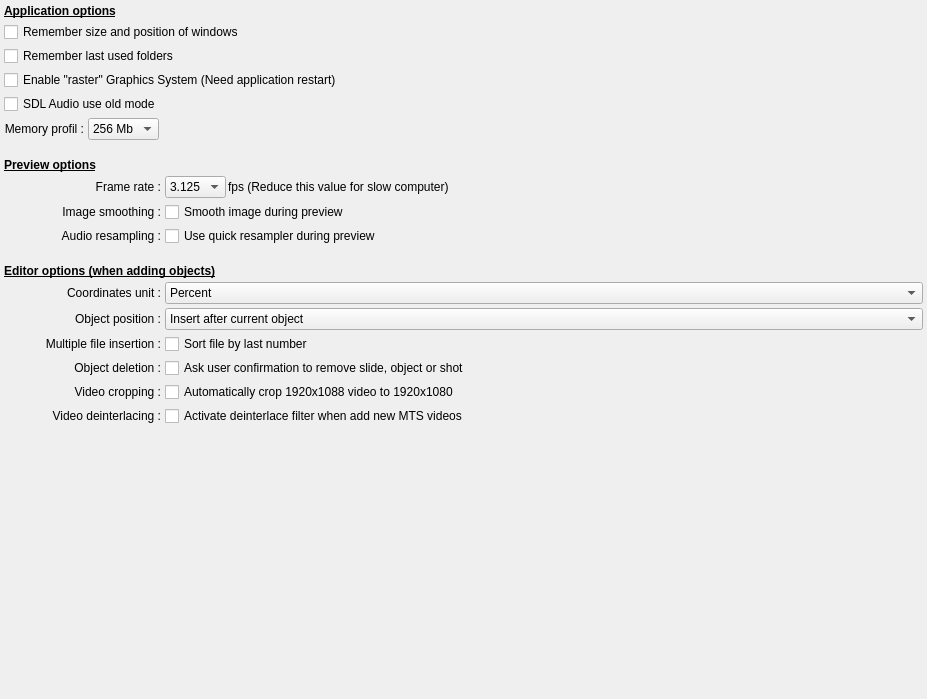
         <widget class="QWidget" name="scrollAreaWidgetContents_2">
          <property name="geometry">
           <rect>
            <x>0</x>
            <y>0</y>
            <width>927</width>
            <height>699</height>
           </rect>
          </property>
          <layout class="QGridLayout" name="gridLayout">
           <property name="margin">
            <number>4</number>
           </property>
           <property name="spacing">
            <number>4</number>
           </property>
           <item row="1" column="0" colspan="2">
            <widget class="QCheckBox" name="RestoreWindowCH">
             <property name="toolTip">
              <string>If this box is checked, the size and position of all windows and dialogue boxes
of ffDiaporama will be saved to be reused the next time you use ffDiaporama</string>
             </property>
             <property name="text">
              <string>Remember size and position of windows</string>
             </property>
            </widget>
           </item>
           <item row="2" column="0" colspan="2">
            <widget class="QCheckBox" name="RememberLastDirectoriesCH">
             <property name="toolTip">
              <string>If this box is checked, the folders that you use for images, videos, projects, music and the movie
generations will be saved to be reused the next time you use ffDiaporama</string>
             </property>
             <property name="text">
              <string>Remember last used folders</string>
             </property>
            </widget>
           </item>
           <item row="0" column="0" colspan="2">
            <widget class="QLabel" name="label_3">
             <property name="font">
              <font>
               <weight>75</weight>
               <bold>true</bold>
               <underline>true</underline>
              </font>
             </property>
             <property name="text">
              <string>Application options</string>
             </property>
            </widget>
           </item>
           <item row="8" column="0" colspan="2">
            <widget class="QLabel" name="label_4">
             <property name="font">
              <font>
               <weight>75</weight>
               <bold>true</bold>
               <underline>true</underline>
              </font>
             </property>
             <property name="text">
              <string>&lt;html&gt;&lt;head/&gt;&lt;body&gt;&lt;p&gt;&lt;br/&gt;Preview options&lt;/p&gt;&lt;/body&gt;&lt;/html&gt;</string>
             </property>
             <property name="alignment">
              <set>Qt::AlignBottom|Qt::AlignLeading|Qt::AlignLeft</set>
             </property>
            </widget>
           </item>
           <item row="9" column="0">
            <widget class="QLabel" name="label_5">
             <property name="text">
              <string>Frame rate :</string>
             </property>
             <property name="alignment">
              <set>Qt::AlignRight|Qt::AlignTrailing|Qt::AlignVCenter</set>
             </property>
             <property name="buddy">
              <cstring>PreviewFrameRateCB</cstring>
             </property>
            </widget>
           </item>
           <item row="9" column="1">
            <layout class="QHBoxLayout" name="horizontalLayout_4">
             <property name="spacing">
              <number>2</number>
             </property>
             <item>
              <widget class="QComboBox" name="PreviewFrameRateCB">
               <property name="toolTip">
                <string>Define the number of frames per second which will be generated to show the preview</string>
               </property>
               <item>
                <property name="text">
                 <string notr="true">3.125</string>
                </property>
               </item>
               <item>
                <property name="text">
                 <string notr="true">6</string>
                </property>
               </item>
               <item>
                <property name="text">
                 <string notr="true">8.333</string>
                </property>
               </item>
               <item>
                <property name="text">
                 <string notr="true">12.5</string>
                </property>
               </item>
               <item>
                <property name="text">
                 <string notr="true">18.75</string>
                </property>
               </item>
              </widget>
             </item>
             <item>
              <widget class="QLabel" name="label_6">
               <property name="sizePolicy">
                <sizepolicy hsizetype="Expanding" vsizetype="Preferred">
                 <horstretch>0</horstretch>
                 <verstretch>0</verstretch>
                </sizepolicy>
               </property>
               <property name="text">
                <string>fps (Reduce this value for slow computer)</string>
               </property>
              </widget>
             </item>
            </layout>
           </item>
           <item row="14" column="0" colspan="2">
            <widget class="QLabel" name="label">
             <property name="font">
              <font>
               <weight>75</weight>
               <bold>true</bold>
               <underline>true</underline>
              </font>
             </property>
             <property name="text">
              <string>&lt;html&gt;&lt;head/&gt;&lt;body&gt;&lt;p&gt;&lt;br/&gt;Editor options (when adding objects)&lt;/p&gt;&lt;/body&gt;&lt;/html&gt;</string>
             </property>
             <property name="alignment">
              <set>Qt::AlignBottom|Qt::AlignLeading|Qt::AlignLeft</set>
             </property>
            </widget>
           </item>
           <item row="16" column="0">
            <widget class="QLabel" name="label_2">
             <property name="text">
              <string>Object position :</string>
             </property>
             <property name="alignment">
              <set>Qt::AlignRight|Qt::AlignTrailing|Qt::AlignVCenter</set>
             </property>
             <property name="buddy">
              <cstring>AppendObjectCB</cstring>
             </property>
            </widget>
           </item>
           <item row="16" column="1">
            <widget class="QComboBox" name="AppendObjectCB">
             <property name="toolTip">
              <string>Select the position where new objects are placed on the timeline during insertion</string>
             </property>
             <item>
              <property name="text">
               <string>Insert after current object</string>
              </property>
             </item>
             <item>
              <property name="text">
               <string>Append at project end</string>
              </property>
             </item>
            </widget>
           </item>
           <item row="17" column="0">
            <widget class="QLabel" name="label_26">
             <property name="text">
              <string>Multiple file insertion :</string>
             </property>
             <property name="alignment">
              <set>Qt::AlignRight|Qt::AlignTrailing|Qt::AlignVCenter</set>
             </property>
            </widget>
           </item>
           <item row="20" column="1">
            <widget class="QCheckBox" name="DeinterlaceCB">
             <property name="text">
              <string>Activate deinterlace filter when add new MTS videos</string>
             </property>
            </widget>
           </item>
           <item row="17" column="1">
            <widget class="QCheckBox" name="SortFileCB">
             <property name="toolTip">
              <string>If this box is checked, files will be sorted by last number when you select multiple files in Add file</string>
             </property>
             <property name="text">
              <string>Sort file by last number</string>
             </property>
            </widget>
           </item>
           <item row="24" column="0">
            <spacer name="verticalSpacer_2">
             <property name="orientation">
              <enum>Qt::Vertical</enum>
             </property>
             <property name="sizeHint" stdset="0">
              <size>
               <width>20</width>
               <height>40</height>
              </size>
             </property>
            </spacer>
           </item>
           <item row="18" column="1">
            <widget class="QCheckBox" name="AskUserToRemove">
             <property name="toolTip">
              <string>If this box is checked, a confirmation dialog is displayed every time you remove an object</string>
             </property>
             <property name="text">
              <string>Ask user confirmation to remove slide, object or shot</string>
             </property>
            </widget>
           </item>
           <item row="18" column="0">
            <widget class="QLabel" name="label_33">
             <property name="text">
              <string>Object deletion :</string>
             </property>
             <property name="alignment">
              <set>Qt::AlignRight|Qt::AlignTrailing|Qt::AlignVCenter</set>
             </property>
            </widget>
           </item>
           <item row="15" column="0">
            <widget class="QLabel" name="label_34">
             <property name="text">
              <string>Coordinates unit :</string>
             </property>
             <property name="alignment">
              <set>Qt::AlignRight|Qt::AlignTrailing|Qt::AlignVCenter</set>
             </property>
            </widget>
           </item>
           <item row="15" column="1">
            <widget class="QComboBox" name="UnitCB">
             <property name="toolTip">
              <string>Select the unit of coordinates which will be used in the properties dialog box</string>
             </property>
             <item>
              <property name="text">
               <string>Percent</string>
              </property>
             </item>
             <item>
              <property name="text">
               <string>Pixel</string>
              </property>
             </item>
            </widget>
           </item>
           <item row="3" column="0" colspan="2">
            <widget class="QCheckBox" name="RasterModeCB">
             <property name="text">
              <string>Enable &quot;raster&quot; Graphics System (Need application restart)</string>
             </property>
            </widget>
           </item>
           <item row="10" column="0">
            <widget class="QLabel" name="label_42">
             <property name="text">
              <string>Image smoothing :</string>
             </property>
             <property name="alignment">
              <set>Qt::AlignRight|Qt::AlignTrailing|Qt::AlignVCenter</set>
             </property>
            </widget>
           </item>
           <item row="10" column="1">
            <widget class="QCheckBox" name="SmoothImageDuringPreviewCB">
             <property name="text">
              <string>Smooth image during preview</string>
             </property>
            </widget>
           </item>
           <item row="11" column="1">
            <widget class="QCheckBox" name="QuickResamplingPreviewCB">
             <property name="text">
              <string>Use quick resampler during preview</string>
             </property>
            </widget>
           </item>
           <item row="11" column="0">
            <widget class="QLabel" name="label_90">
             <property name="text">
              <string>Audio resampling :</string>
             </property>
             <property name="alignment">
              <set>Qt::AlignRight|Qt::AlignTrailing|Qt::AlignVCenter</set>
             </property>
            </widget>
           </item>
           <item row="4" column="0">
            <widget class="QCheckBox" name="SDLAudioModeCB">
             <property name="text">
              <string>SDL Audio use old mode</string>
             </property>
            </widget>
           </item>
           <item row="5" column="0" colspan="2">
            <layout class="QHBoxLayout" name="horizontalLayout_16">
             <item>
              <widget class="QLabel" name="MemCacheProfilLabel">
               <property name="text">
                <string>Memory profil :</string>
               </property>
               <property name="alignment">
                <set>Qt::AlignRight|Qt::AlignTrailing|Qt::AlignVCenter</set>
               </property>
              </widget>
             </item>
             <item>
              <widget class="QComboBox" name="MemCacheProfilCB">
               <item>
                <property name="text">
                 <string>256 Mb</string>
                </property>
               </item>
               <item>
                <property name="text">
                 <string>512 Mb</string>
                </property>
               </item>
               <item>
                <property name="text">
                 <string>1 Gb</string>
                </property>
               </item>
               <item>
                <property name="text">
                 <string>2 Gb</string>
                </property>
               </item>
              </widget>
             </item>
             <item>
              <widget class="QLabel" name="MemCacheProfilSpacer">
               <property name="sizePolicy">
                <sizepolicy hsizetype="Expanding" vsizetype="Preferred">
                 <horstretch>0</horstretch>
                 <verstretch>0</verstretch>
                </sizepolicy>
               </property>
               <property name="text">
                <string notr="true"/>
               </property>
              </widget>
             </item>
            </layout>
           </item>
           <item row="19" column="0">
            <widget class="QLabel" name="label_99">
             <property name="text">
              <string>Video cropping :</string>
             </property>
             <property name="alignment">
              <set>Qt::AlignRight|Qt::AlignTrailing|Qt::AlignVCenter</set>
             </property>
            </widget>
           </item>
           <item row="19" column="1">
            <widget class="QCheckBox" name="Crop1088To1080CB">
             <property name="text">
              <string>Automatically crop 1920x1088 video to 1920x1080</string>
             </property>
            </widget>
           </item>
           <item row="20" column="0">
            <widget class="QLabel" name="label_100">
             <property name="text">
              <string>Video deinterlacing :</string>
             </property>
             <property name="alignment">
              <set>Qt::AlignRight|Qt::AlignTrailing|Qt::AlignVCenter</set>
             </property>
            </widget>
           </item>
          </layout>
         </widget>
